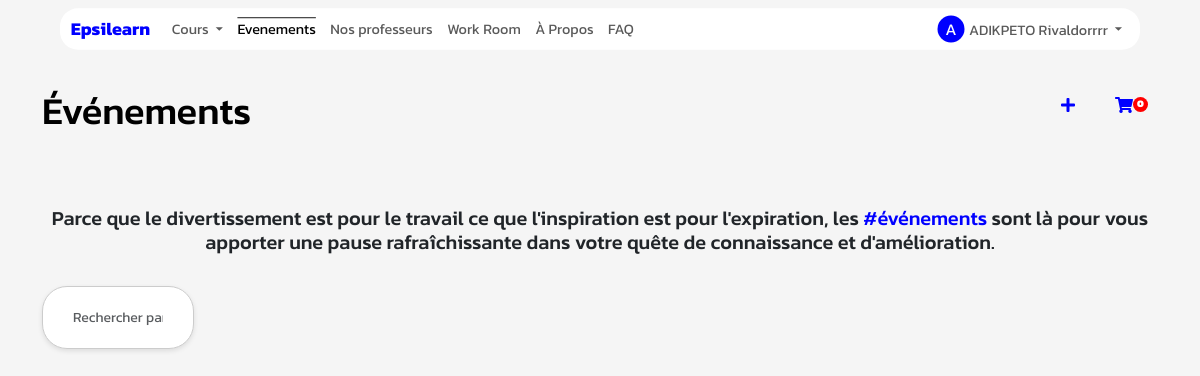
The page /evenement (signed in) on the database its author committed.
### App/Models/models.py (models this page shows, shortened)
class User(db.Model):
    id = db.Column(db.Integer, primary_key=True)
    nom = db.Column(db.String(50))
    prenom = db.Column(db.String(50))
    nationalite = db.Column(db.String(50))
    mail = db.Column(db.String(50))
    code = db.Column(db.String(50))
    pseudo=db.Column(db.String(200))
    date_naiss=db.Column(db.DateTime)
    ter = db.Column(db.String(50),default="non")
    age=db.Column(db.Integer)
    confirmer = db.Column(db.String(50),default="non")
    mdp=db.Column(db.String(50))
    photo=db.Column(db.String(50),default="static/Profil/unknown.jpg")
    password_reset_token = db.Column(db.String(100))
    password_reset_expiration = db.Column(db.DateTime)
    role=db.Column(db.String(200))
    etudiant= db.relationship('Etudiant', backref='acces_etudiant', foreign_keys='Etudiant.id_user_e')
    prof= db.relationship('Prof', backref='acces_prof', foreign_keys='Prof.id_user_p')
    autre= db.relationship('Autre', backref='acces_autre', foreign_keys='Autre.id_user_a')

### App/Event/routes_event.py (the view)
@EventBp.route('/evenement')
def evenement():
    supprimer_evenements_expirees()
    user_id = session.get('userid')  # Récupère l'ID de l'utilisateur à partir de la session
    nombre_de_participations = db.session.query(func.count(Participation.id)).filter_by(id_participant=user_id).scalar()
    return render_template('evenement.html',ne=nombre_de_participations)

### App/Controllers/fonction.py (called while the page is built, shortened)
def supprimer_evenements_expirees():
    maintenant = datetime.utcnow()
    evenements_expirees = Evenement.query.filter(Evenement.date < maintenant - timedelta(hours=2)).all()
    for evenement in evenements_expirees:
        db.session.delete(evenement)
        db.session.commit()

def get_current_user():
    _current_user=None
    if session.get("userid"):
        user=User.query.get(session.get("userid"))
        if user:
            _current_user=user
    return _current_user

def nombre_np():
    if session.get('role') in ["etudiant","professeur"]:
        np,_=notif(session.get("role"))
        nombre= np_nombre(us=np)
    else:
        nombre= np_nombre(us=0)
    return nombre

def nombre_nd():
    if session.get('role') in ["etudiant","professeur"]:
        _,nd=notif(session.get("role"))
        nombre= nd_nombre(us=nd)
    else:
        nd=0
        nombre= nd_nombre(us=nd)
    return nombre

### App/Main/routes_home.py (called while the page is built)
@MainBp.app_context_processor
def inject_param():
    return dict(current_user=current_user,np=np,nd=nd,n_stud=n_stud,user_type=session.get("role"))

### app.py (called while the page is built)
@app.after_request
def set_secure_headers(response):
    response.headers['X-Content-Type-Options'] = 'nosniff'
    response.headers['X-Frame-Options'] = 'SAMEORIGIN'
    response.headers['X-XSS-Protection'] = '1; mode=block'
    return response

@app.before_request
def update_session_time():
    if user.id not in processed_requests and user.id is not None:
        last_activity_key = f'last_activity:{user.id}'
        redis_store.set(last_activity_key, datetime.now().strftime('%Y-%m-%d %H:%M:%S'), ex=3)
        session['online_users'] = len(redis_store.keys('last_activity:*'))
        processed_requests[user.id] = True

### App/Event/templates/evenement.html (shortened to what this page needs)
{% extends "base.html" %}
{% block content %}
<div class="container mt-5">
  <button id="panier" class="pass-button" style="background-color: transparent;" onclick="window.location.href = '/mesevenements'" data-toggle="tooltip" data-placement="top" title="Voir vos réservations" style="z-index: 1000000000;">
    <i class="fas fa-shopping-cart" style="color: rgb(0, 0, 255);">
      <span style="background-color: red;scale: 1;float: right;border-radius: 60%;color: white;font-size: 10px;font-family: 'Kanit';padding: 2px;height: 15px;width: 15px;text-align: center;">{{ne}}</span>
    </i>
  </button>
  <button class="plus-button" style="background-color: transparent;" onclick="window.location.href = '/ajouterevenement'" data-toggle="tooltip" data-placement="top" title="Ajouter un évenement" style="z-index: 10000000000;">
    <i class="fas fa-plus" style="color: blue;"></i>
  </button>
</div>
<div class="container" >
  <h3 class="mb-4 mt-5 " data-animation="fadeInUp" style="animation-duration: 1s;color: rgb(0, 0, 0); font-family: 'Kanit';font-size: 38px;">Événements</h3>
  <h5 class="text-center animate-element" data-animation="fadeInUp" style="animation-duration: 1.4s;"><br><br>
    Parce que le divertissement est pour le travail ce que l'inspiration est pour l'expiration, les <span style="color: blue;">#événements</span> sont là pour vous apporter une pause rafraîchissante dans votre quête de connaissance et d'amélioration.</h5>
  <div class="input-group stylish-input-group mt-4 mb-3 animate-element" data-animation="fadeInUp" style="animation-duration: 1.8s;">
    <input type="text" class="form-control" id="searchInput" placeholder="Rechercher par nom">
  </div>
</div>
<br>
</div>
{% endblock %}

### App/Main/templates/base.html (shortened to what this page needs)
<!DOCTYPE html>
<html>
<head>
    <link href="https://cdn.jsdelivr.net/npm/bootstrap@5.3.0/dist/css/bootstrap.min.css" rel="stylesheet">
    <link
    rel="stylesheet"
    href="https://pro.fontawesome.com/releases/v5.10.0/css/all.css"
  />
  <link rel="stylesheet" href="https://cdnjs.cloudflare.com/ajax/libs/animate.css/4.1.1/animate.min.css">
</head>
<body style="font-family: 'Kanit';">
 <div class="page-content hidden">
    {% block nav %}
    <nav class="navbar navbar-expand-lg navbar-light bg-transparent " style="display: flex;justify-content: center; height: 40px;scale: 0.9;z-index: 9999999999999999999999;" >
        <div class="container-fluid text-center" style="background-color: rgb(255, 255, 255);border-radius: 20px;z-index: 9;opacity: 1;margin-top: 20px;padding: 0 12px;">
            <a class="navbar-brand" href="/accueil" style="color: blue;">Epsilearn</a>
            <div class="collapse navbar-collapse" id="navbarNav">
                <ul class="navbar-nav" style="z-index: 99999999999999999;">
                    {% if user_type == 'professeur' %}
                    {% if np.us>0 %}
                    <style>
                        #prg{
                            color: brown;
                            font-weight: bold;
                        }
                    </style>
                    {% endif %}
                    {% if nd.us > 0 %}
                    <style>
                        #dmd{
                            color: brown;
                            font-weight: bold;
                        }
                    </style>
                    {% endif %}
                    <li class="nav-item dropdown" >
                        <a class="nav-link dropdown-toggle" href="#" id="navbarDropdownMenuLink" role="button" data-bs-toggle="dropdown" aria-expanded="false">
                            Cours
                        </a>
                        <ul class="dropdown-menu" aria-labelledby="navbarDropdownMenuLink">
                            <li><a id="prg" class="dropdown-item" href="/programme">Programmes{% if np.us > 0 %}({{np.us}}){% endif %}</a></li>
                            <li><a id="dmd" class="dropdown-item" href="/demande">Demandes{% if nd.us > 0 %}({{nd.us}}){% endif %}</a></li>
                            <li><a class="dropdown-item" href="/offre">Offres</a></li>
                            <li><a class="dropdown-item" href="/cours-crees">Mes services</a></li>
                        </ul>
                    </li>
                    <li class="nav-item">
                        <a class="nav-link" id="evenement" href="/evenement">Evenements</a>
                    </li>
                    <li class="nav-item">
                        <a class="nav-link"  id="workroom" href="/chambrepomodoro">Work Room</a>
                    </li>
                    <li class="nav-item">
                        <a class="nav-link" id="about"  href="/about">À Propos</a>
                    </li>
                    <li class="nav-item">
                        <a class="nav-link" id="faq"  href="/faq">FAQ</a>
                    </li>
                    {% elif user_type == 'etudiant' %}
                    <li class="nav-item dropdown">
                        <a class="nav-link dropdown-toggle"  href="#" id="navbarDropdownMenuLink"  role="button" data-bs-toggle="dropdown" aria-expanded="false">
                            Cours
                        </a>
                    </li>
                    <li class="nav-item">
                        <a class="nav-link" id="evenement" href="/evenement">Evenements</a>
                    </li>
                    <li class="nav-item">
                      <a class="nav-link" id="listeprof" href="/listeprof">Nos professeurs</a>
                  </li>
                  <li class="nav-item">
                    <a class="nav-link"  id="workroom" href="/chambrepomodoro">Work Room</a>
                  </li>
                <li class="nav-item">
                    <a class="nav-link" id="about" href="/about">À Propos</a>
                </li>
                  <li class="nav-item">
                    <a class="nav-link" id="faq"  href="/faq">FAQ</a>
                </li>
                    {% endif %}
                </ul>
                <ul class="navbar-nav ms-auto">
                    {% if current_user %}
                    <li class="nav-item dropdown">
                        <a class="nav-link dropdown-toggle" href="#" id="navbarDropdownMenuLink2" role="button" data-bs-toggle="dropdown" aria-expanded="false">
                            <span class="user-initials">{{ current_user.nom|first }}</span>{{ current_user.nom }} {{ current_user.prenom }}
                        </a>
                    </li>
                    {% endif %}
                </ul>
            </div>
        </div>
    </nav>
    {% endblock %}
    <div  style="font-family:'Kanit';overflow-x:hidden;overflow-y: hidden;">
        {% block content %}
        {% endblock %}
    </div>
</body>
</html>

### App/Main/templates/base.html (style rules this page uses)
.loaded .page-content { display: block; }
.navbar-brand { font-weight: bold; }
.user-initials { width: 30px; height: 30px; border-radius: 50%; background-color: blue; color: #ffffff; font-size: 18px; display: inline-flex; align-items: center; justify-content: center; margin-right: 5px; text-transform: uppercase; }

### App/Event/templates/evenement.html (style rules this page uses)
body, html { background-color: #f5f5f5; }
.pass-button { background-color: #292727; color: #ffffff; border: none; padding: 5px 10px; border-radius: 5px; cursor: pointer; margin-bottom: 60px; float: right; }
#evenement { text-decoration: overline ; color: rgb(0, 0, 0) }
.plus-button { background-color: blue; color: #ffffff; border: none; padding: 5px 10px; border-radius: 5px; cursor: pointer; margin-bottom: 60px; float: right; margin-right: 20px; }
.stylish-input-group { border: 1px solid #ccc; border-radius: 25px; padding: 5px 15px; box-shadow: 0 2px 5px rgba(0, 0, 0, 0.1); background-color: white; display: inline-block; width: auto; }
.stylish-input-group input[type="text"] { border: none; outline: none; box-shadow: none; padding: 15px; font-size: 14px; width: 120px; transition: width 0.3s ease-in-out; border-radius: 25px 0px 0px 25px; }

### rows shown on the page
User: nom|first "A", nom "ADIKPETO", prenom "Rivaldorrrr"

### other values the page prints
{{ ne }} "0"
